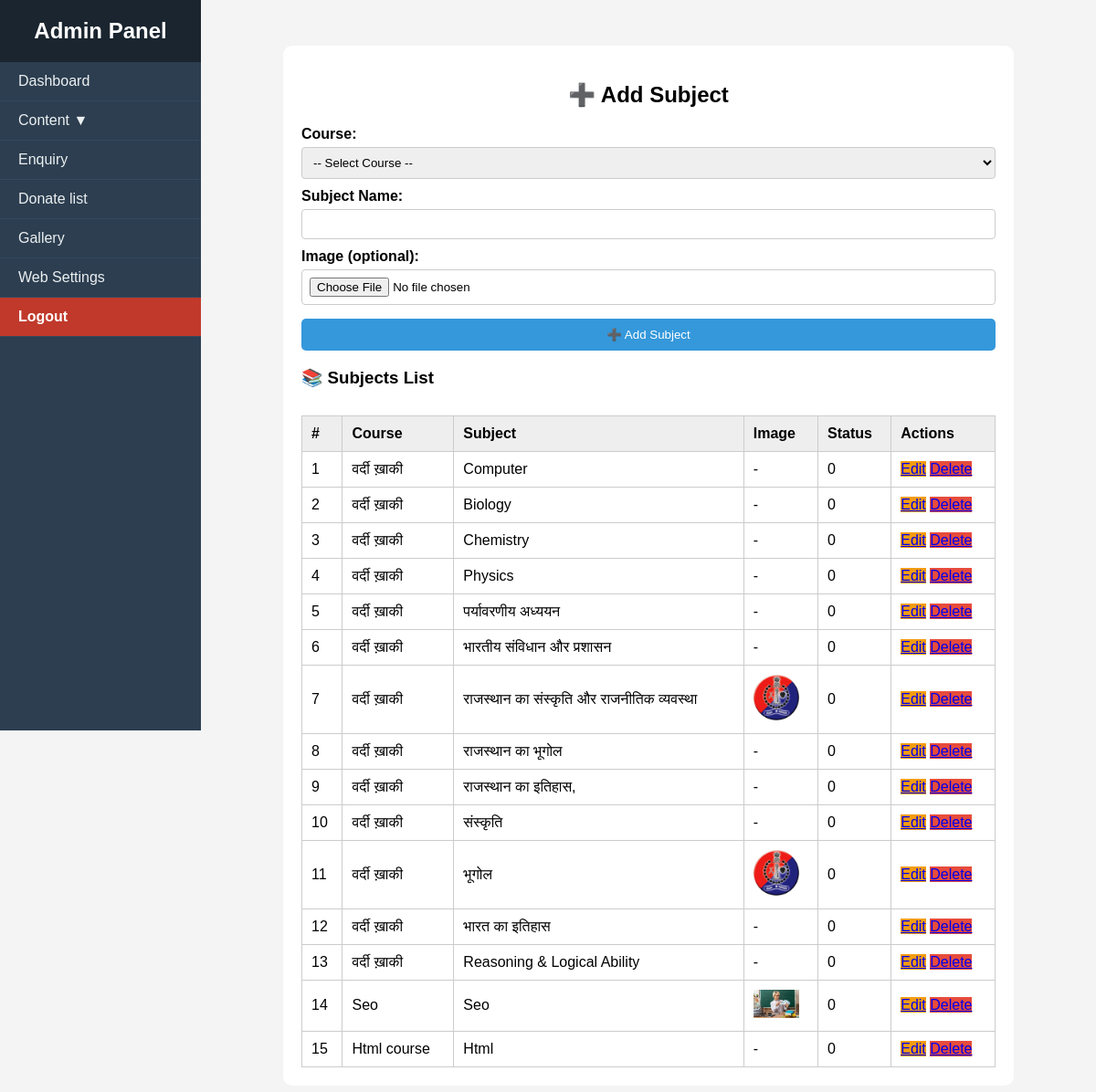
The app's page /admin/add-subject.php with its own data.
### tables this page shows
CREATE TABLE `subjects` (
  `id` int(11) NOT NULL,
  `status` int(11) NOT NULL DEFAULT 1,
  `course_id` int(11) NOT NULL,
  `name` varchar(255) NOT NULL,
  `image` varchar(255) DEFAULT NULL
);

CREATE TABLE `courses` (
  `id` int(11) NOT NULL,
  `category_id` int(11) DEFAULT NULL,
  `title` varchar(255) DEFAULT NULL,
  `image` varchar(255) DEFAULT NULL,
  `duration` varchar(100) DEFAULT NULL,
  `price` decimal(10,2) DEFAULT NULL,
  `age_group` varchar(100) DEFAULT NULL,
  `teacher_name` varchar(100) DEFAULT NULL,
  `teacher_image` varchar(255) DEFAULT NULL,
  `video` varchar(255) DEFAULT NULL,
  `video_name` varchar(255) DEFAULT NULL,
  `video_url` text DEFAULT NULL,
  `video_file` varchar(255) DEFAULT NULL,
  `description` text DEFAULT NULL
);

### admin/add-subject.php (the view, shortened to what this page needs)
<?php
include 'db.php';
include 'header.php';
$subjects = mysqli_query($conn, "SELECT s.*, c.title as course_title FROM subjects s LEFT JOIN courses c ON s.course_id = c.id ORDER BY s.id DESC");
?>
<!DOCTYPE html>
<html>
<head>
</head>
<body>
<div class="container">
    <h2><?= isset($edit_data) ? "✏️ Edit Subject" : "➕ Add Subject" ?></h2>
    <form method="POST" enctype="multipart/form-data">
        <label>Course:</label>
        <select name="course_id" required>
            <option value="">-- Select Course --</option>
        </select>
        <label>Subject Name:</label>
        <input type="text" name="name" value="<?= $edit_data['name'] ?? '' ?>" required>
        <label>Image (optional):</label>
        <input type="file" name="image" accept="image/*">
        <?php if (isset($edit_data)): ?>
            <input type="hidden" name="edit_id" value="<?= $edit_data['id'] ?>">
            <button type="submit">✅ Update Subject</button>
        <?php else: ?>
            <button type="submit">➕ Add Subject</button>
        <?php endif; ?>
    </form>
    <h3>📚 Subjects List</h3>
    <table>
        <thead>
            <tr>
                <th>#</th>
                <th>Course</th>
                <th>Subject</th>
                <th>Image</th>
                <th>Status</th>
                <th>Actions</th>
            </tr>
        </thead>
        <tbody>
            <?php $i = 1; while ($sub = mysqli_fetch_assoc($subjects)): ?>
                <tr>
                    <td><?= $i++ ?></td>
                    <td><?= htmlspecialchars($sub['course_title']) ?></td>
                    <td><?= htmlspecialchars($sub['name']) ?></td>
                    <td>
                        <?php if ($sub['image']): ?>
                            <img src="uploads/<?= $sub['image'] ?>" width="50">
                        <?php else: ?> - <?php endif; ?>
                    </td>
                    <td><?= $sub['status'] ?></td>
                    <td>
                        <a href="?edit_id=<?= $sub['id'] ?>" class="edit">Edit</a>
                        <a href="?delete_id=<?= $sub['id'] ?>" onclick="return confirm('Delete this subject?');" class="delete">Delete</a>
                    </td>
                </tr>
            <?php endwhile; ?>
        </tbody>
    </table>
</div>
</body>
</html>

### admin/header.php (style rules this page uses)
* { box-sizing: border-box; }
body { margin: 0; font-family: 'Segoe UI', sans-serif; background-color: #f4f4f4; }

### admin/add-subject.php (style rules this page uses)
body { font-family: Arial; background: #f4f4f4; padding: 30px; }
.container { max-width: 800px; background: white; margin: auto; padding: 20px; border-radius: 10px; }
h2 { text-align: center; }
label { font-weight: bold; margin-top: 10px; display: block; }
input, select { width: 100%; padding: 8px; margin-top: 5px; border-radius: 4px; border: 1px solid #ccc; }
button { margin-top: 15px; padding: 10px; background: #3498db; color: white; border: none; width: 100%; border-radius: 5px; }
table { width: 100%; border-collapse: collapse; margin-top: 30px; }
th, td { padding: 10px; border: 1px solid #ccc; text-align: left; }
th { background: #eee; }
.edit { background: #f39c12; }
.delete { background: #e74c3c; }

### records on screen
subjects: course.title "वर्दी ख़ाकी", name "Computer", status "0"
subjects: course.title "वर्दी ख़ाकी", name "Biology", status "0"
subjects: course.title "वर्दी ख़ाकी", name "Chemistry", status "0"
subjects: course.title "वर्दी ख़ाकी", name "Physics", status "0"
subjects: course.title "वर्दी ख़ाकी", name "पर्यावरणीय अध्ययन", status "0"
subjects: course.title "वर्दी ख़ाकी", name "भारतीय संविधान और प्रशासन", status "0"
subjects: course.title "वर्दी ख़ाकी", name "राजस्थान का संस्कृति और राजनीतिक व्यवस्था", image (picture), status "0"
subjects: course.title "वर्दी ख़ाकी", name "राजस्थान का भूगोल", status "0"
subjects: course.title "वर्दी ख़ाकी", name "राजस्थान का इतिहास,", status "0"
subjects: course.title "वर्दी ख़ाकी", name "संस्कृति", status "0"
subjects: course.title "वर्दी ख़ाकी", name "भूगोल", image (picture), status "0"
subjects: course.title "वर्दी ख़ाकी", name "भारत का इतिहास", status "0"
subjects: course.title "वर्दी ख़ाकी", name "Reasoning & Logical Ability", status "0"
subjects: course.title "Seo", name "Seo", image (picture), status "0"
subjects: course.title "Html course", name "Html", status "0"
